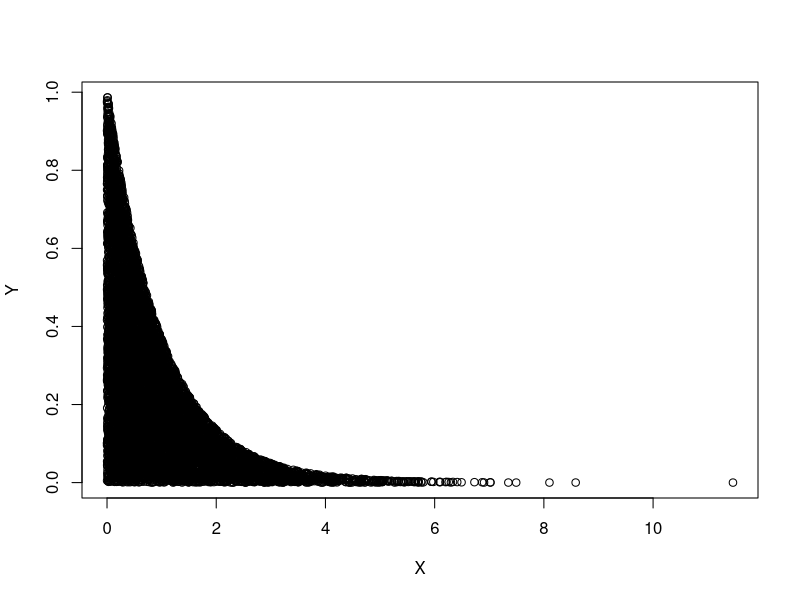
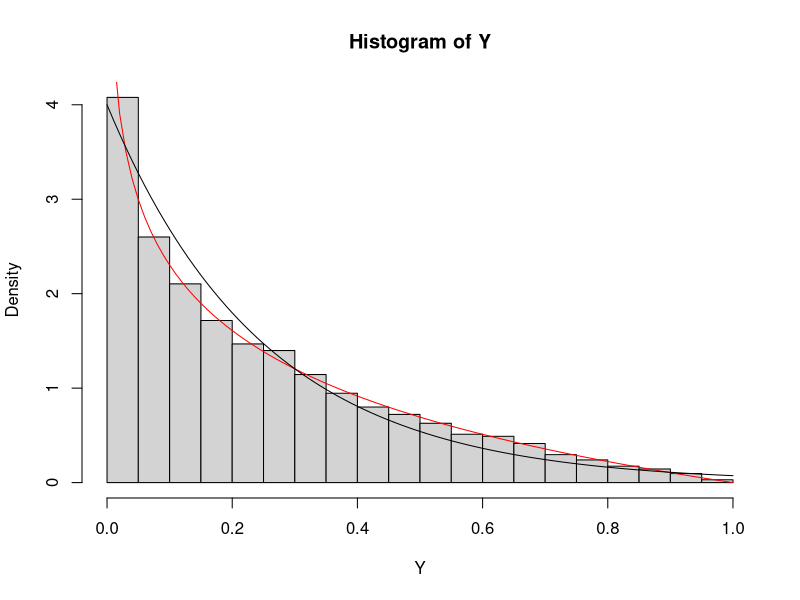
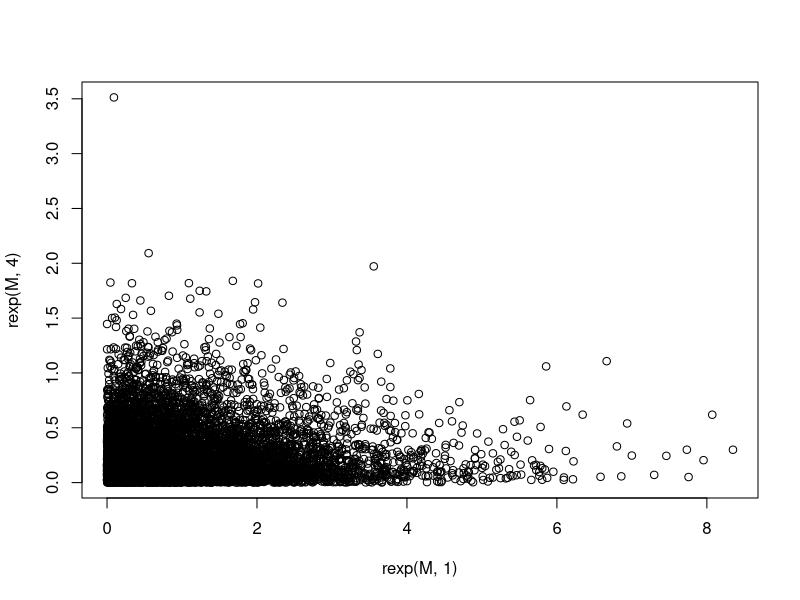

The R source for these figures, in order:
x0 = 1
M <- 10^4
X <- numeric(M)
Y <- numeric(M)
X[1] <- x0



for (n in 1:(M-1)) {
  Y[n] <- runif(1, 0, exp(-X[n]))
  X[n+1] <- runif(1, 0, -log(Y[n]))
}

plot(X,Y)
hist(Y, prob=TRUE)
#mean(Y) = 
curve(-log(x), add=TRUE,col='red')

curve(dexp(x,rate=4), add=TRUE)

plot(rexp(M,1), rexp(M,4))
